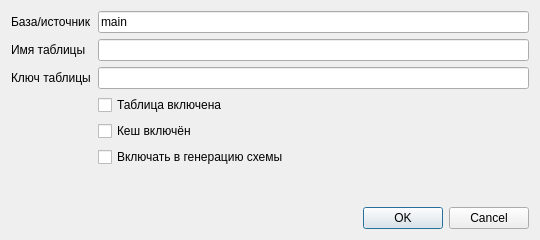
<?xml version="1.0" encoding="UTF-8"?>
<ui version="4.0">
 <class>PhysicalTableDialog</class>
 <widget class="QDialog" name="PhysicalTableDialog">
  <property name="geometry"><rect><x>0</x><y>0</y><width>540</width><height>240</height></rect></property>
  <property name="windowTitle"><string>Добавить физическую таблицу</string></property>
  <layout class="QVBoxLayout" name="verticalLayout">
   <item>
    <layout class="QFormLayout" name="formLayout">
     <item row="0" column="0"><widget class="QLabel" name="db_key_label"><property name="text"><string>База/источник</string></property></widget></item>
     <item row="0" column="1"><widget class="QLineEdit" name="db_key"><property name="text"><string>main</string></property></widget></item>
     <item row="1" column="0"><widget class="QLabel" name="table_name_label"><property name="text"><string>Имя таблицы</string></property></widget></item>
     <item row="1" column="1"><widget class="QLineEdit" name="table_name"/></item>
     <item row="2" column="0"><widget class="QLabel" name="table_key_label"><property name="text"><string>Ключ таблицы</string></property></widget></item>
     <item row="2" column="1"><widget class="QLineEdit" name="table_key"/></item>
     <item row="3" column="1"><widget class="QCheckBox" name="is_enabled"><property name="text"><string>Таблица включена</string></property></widget></item>
     <item row="4" column="1"><widget class="QCheckBox" name="cache_enabled"><property name="text"><string>Кеш включён</string></property></widget></item>
     <item row="5" column="1"><widget class="QCheckBox" name="schema_enabled"><property name="text"><string>Включать в генерацию схемы</string></property></widget></item>
    </layout>
   </item>
   <item><widget class="QDialogButtonBox" name="buttonBox"><property name="standardButtons"><set>QDialogButtonBox::Cancel|QDialogButtonBox::Ok</set></property></widget></item>
  </layout>
 </widget>
 <resources/>
 <connections/>
</ui>
